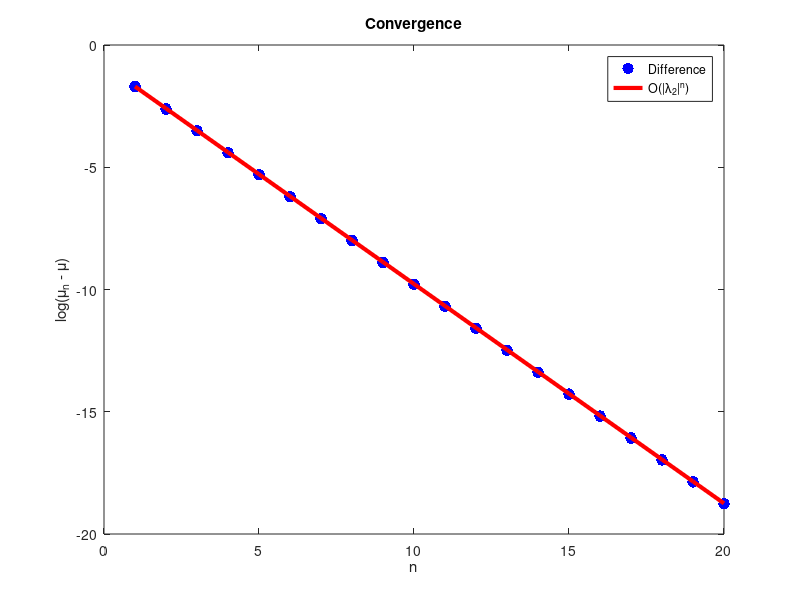

MATLAB code to generate this figure:

% Generate a random P
P = rand(3);
for i = 1:3
    P(i, :) = P(i, :) / sum(P(i, :));
end

% Get eigenvalues and eigenvectors
[V, D] = eig(P');

lambda2 = abs(D(2,2));
stationary = V(:, 1) / sum(V(:, 1));
state = [1.; 2.; 3.];
mu = state' * stationary; 

% start simulations
n = 20; 

% initialize pi0
initial = rand(3, 1);
initial = initial / sum(initial);
s = initial; 

difference = [];
pred = [];

for i = 1:n
    s = P' * s;
    difference = [difference abs(mu - state' * s)];
    pred = [pred difference(1) * lambda2^(i-1)];
end




figure(1);
plot(log(difference), 'b.', 'MarkerSize', 25);
hold on;
plot(log(pred), 'r-', 'LineWidth', 3);
title('Convergence');
legend('Difference', 'O(|\lambda_2|^n)');
xlabel('n');
ylabel('log(\mu_n - \mu)')
